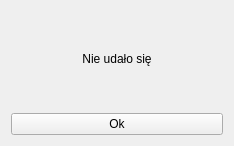
<?xml version="1.0" encoding="UTF-8"?>
<ui version="4.0">
 <class>Form</class>
 <widget class="QWidget" name="Form">
  <property name="geometry">
   <rect>
    <x>0</x>
    <y>0</y>
    <width>234</width>
    <height>146</height>
   </rect>
  </property>
  <property name="windowTitle">
   <string>Form</string>
  </property>
  <layout class="QGridLayout" name="gridLayout">
   <item row="0" column="0">
    <layout class="QVBoxLayout" name="verticalLayout">
     <item>
      <widget class="QLabel" name="label">
       <property name="text">
        <string>Nie udało się</string>
       </property>
       <property name="alignment">
        <set>Qt::AlignCenter</set>
       </property>
      </widget>
     </item>
     <item>
      <widget class="QPushButton" name="pushButton">
       <property name="text">
        <string>Ok</string>
       </property>
      </widget>
     </item>
    </layout>
   </item>
  </layout>
 </widget>
 <resources/>
 <connections/>
</ui>
